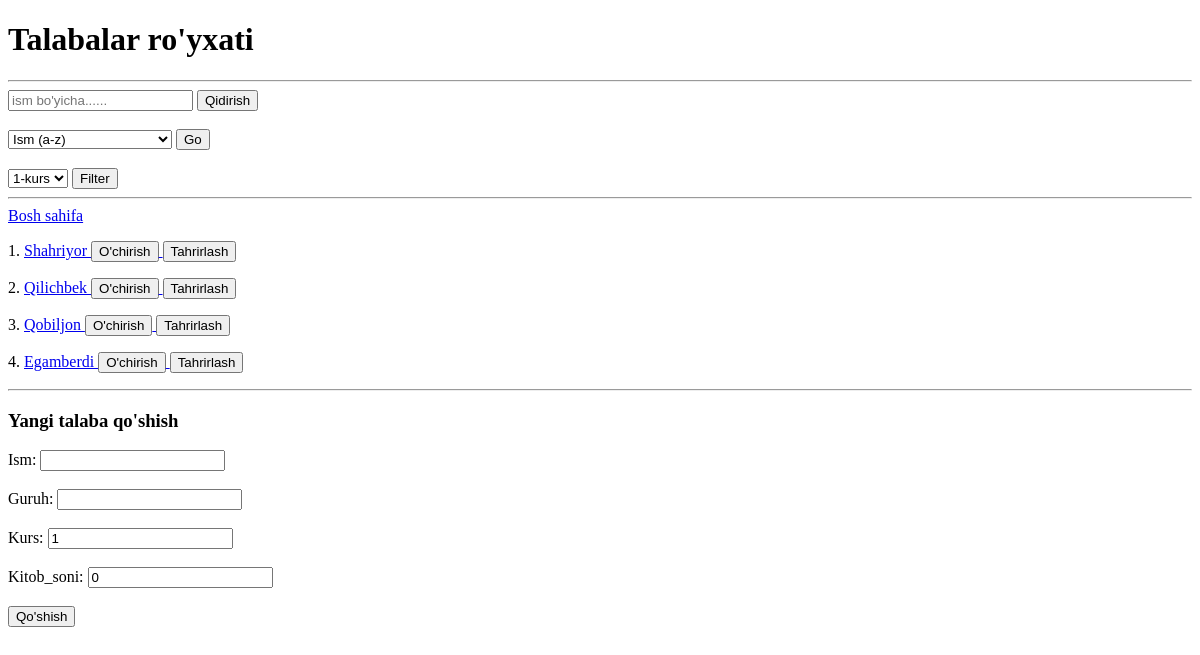
/talabalar/, run on an earlier commit of the app's database.
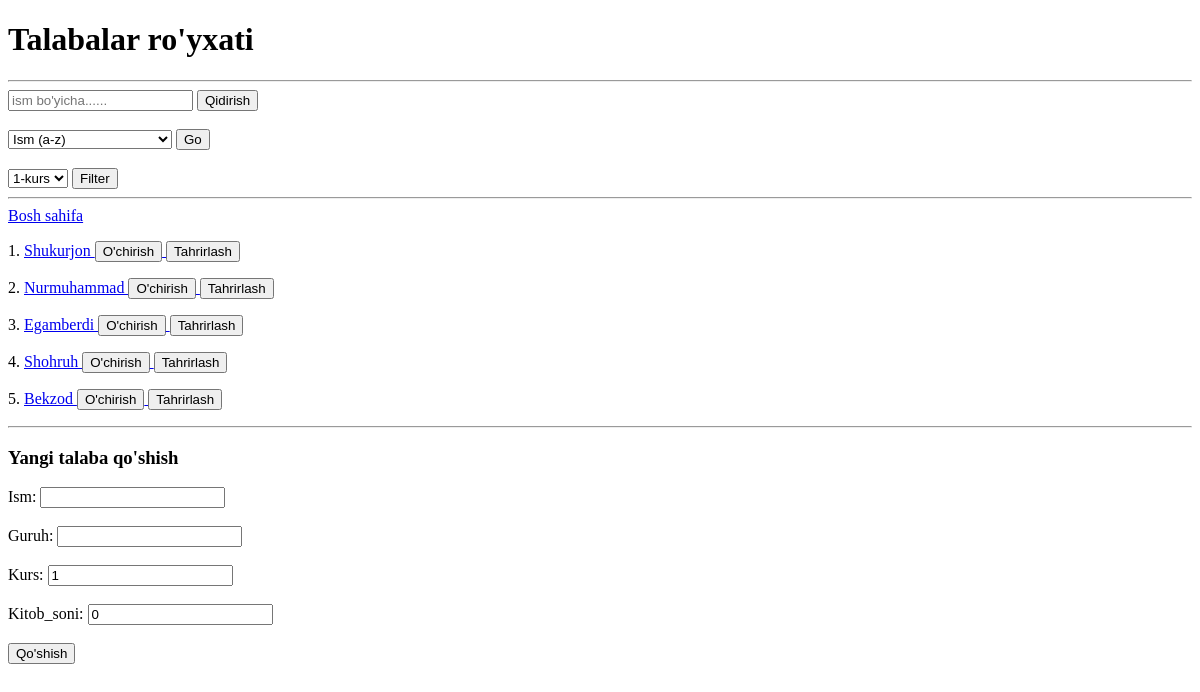
And on a later commit of the database.
### main/models.py (models this page shows, shortened)
class Talaba(models.Model):
    ism = models.CharField(max_length=255)
    guruh = models.CharField(max_length=255)
    kurs = models.PositiveSmallIntegerField(validators=[MaxValueValidator(5)], default=1)
    kitob_soni = models.PositiveIntegerField(default=0)
    objects: models.Manager['Talaba']  # type hint (IDE uchun)
    class Meta:
        verbose_name_plural = 'Talabalar'

### main/views.py (the view, shortened to what this page needs)
# urls.py: path('talabalar/', talabalar_view, name='talabalar'),
def talabalar_view(request):
    talabalar = Talaba.objects.all()
    search = request.GET.get('search')
    if search:
        talabalar = talabalar.filter(ism__contains=search)
    order = request.GET.get('order')
    if order:
        talabalar = talabalar.order_by(order )
    kurs = request.GET.get('kurs')
    if kurs:
        talabalar = talabalar.filter(kurs=kurs)
    context = {
        'talabalar':talabalar,
        'search':search,
        'order':order,
        'kurs':kurs,
    }
    return render(request,'talabalar.html',context)

### templates/talabalar.html (shortened to what this page needs)
<!DOCTYPE html>
<html lang="en">
<head>
</head>
<body>
    <h1>Talabalar ro'yxati</h1>
    <hr>
    <form>
        <input type="text" name="search" placeholder="ism bo'yicha......">
        <button>Qidirish</button>
    </form>
    <br>
    <form>
        <select name="order">
            <option value="ism">Ism (a-z)</option>
        </select>
        <button>Go</button>
    </form>
    <br>
        <form>
        <select name="filter">
             <option value="1" {% if kurs == 1 %} selected {% endif %}>1-kurs</option>
        </select>
        <button>Filter</button>
    </form>
    <hr>
    <a href="/">Bosh sahifa</a>
    {% for talaba in talabalar%}
        <p>
            {{ forloop.counter }}.
            <a href="/talabalar/{{ talaba.id }}/">
             {{talaba.ism}}
            </a>
             <a href="/talabalar/{{ talaba.id }}/delete/confirm/">
                <button>O'chirish</button>
             </a>
            <a href="/talabalar/{{ talaba.id }}/update/">
                <button>Tahrirlash</button>
            </a>
        </p>
    {% endfor %}
    <hr>
    <h3>Yangi talaba qo'shish</h3>
    <form method="post">
        <label for="name">Ism:</label>
        <input id="name" type="text" name="ism" required>
        <br><br>
        <label for="group">Guruh:</label>
        <input id="group" type="text" name="guruh" required>
        <br><br>
        <label for="course">Kurs:</label>
        <input id="course" type="number" name="kurs" value="1" required>
        <br><br>
        <label for="book">Kitob_soni:</label>
        <input id="book" type="number" name="kitob_soni" value="0">
        <br><br>
        <button>Qo'shish</button>
    </form>
</body>
</html>

What changed in the data, as far as the page shows it:
removed Talaba: ism "Shahriyor"
removed Talaba: ism "Qilichbek"
removed Talaba: ism "Qobiljon"
added Talaba: ism "Shukurjon"
added Talaba: ism "Nurmuhammad"
added Talaba: ism "Shohruh"
added Talaba: ism "Bekzod"
